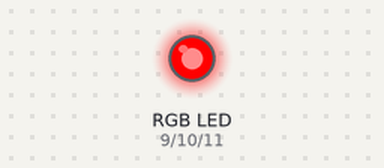
This sketch was run on a simulated Arduino Uno, built with avr-gcc and run on an emulated ATmega328P. Parts: an RGB LED mixed from three pins (HIGH = lit). Dim RGB values are drawn brighter than linear.

Above: at 0.05 s.
At 0.9 s:
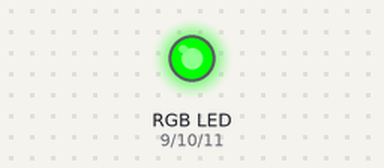
At 1.8 s:
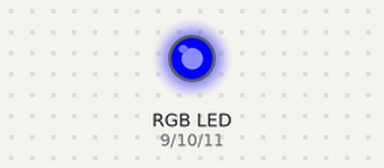
At 3.6 s:
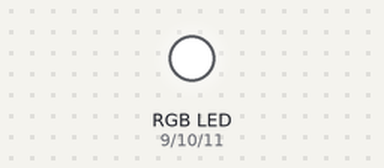
At 5.5 s:
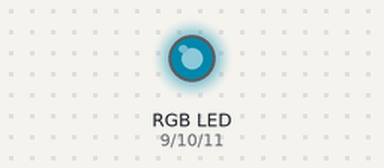
At 7.4 s:
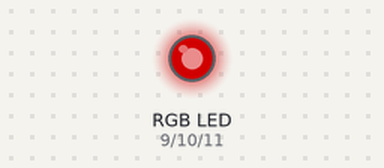
Timing chart, 0 to 9.7 s (numbered marks = the images above):
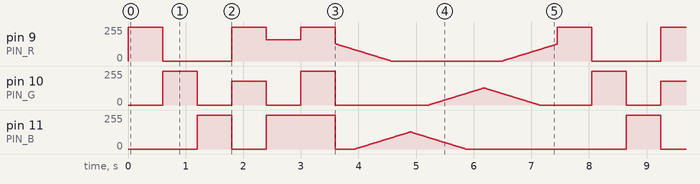

Measured:
- by itself, pin 9 (PIN_R), pin 10 (PIN_G), pin 11 (PIN_B): moves between 0/255 and 255/255, repeating every 7.4 s

The sketch:

u05-rgb-mix.ino
```cpp
/*
 * U05 · RGB LED 混色
 *
 * 目標：三路 PWM 各自控制，混出任意顏色。
 * 接線（10mm 共陰 RGB LED，最長那支是共同腳）：
 *   R 腳 ──[220Ω]── D9
 *   共陰腳 ── GND
 *   G 腳 ──[220Ω]── D10
 *   B 腳 ──[220Ω]── D11
 *
 * 共陰 = 共同腳接 GND，某一色給越大的值就越亮。
 * 若買到共陽版本，共同腳改接 5V，數值要反過來寫（255 - 值）。
 */

const int PIN_R = 9;
const int PIN_G = 10;
const int PIN_B = 11;

void setColor(int r, int g, int b) {
  analogWrite(PIN_R, r);
  analogWrite(PIN_G, g);
  analogWrite(PIN_B, b);
}

void setup() {
  pinMode(PIN_R, OUTPUT);
  pinMode(PIN_G, OUTPUT);
  pinMode(PIN_B, OUTPUT);
}

void loop() {
  setColor(255,   0,   0);  delay(600);   // 紅
  setColor(  0, 255,   0);  delay(600);   // 綠
  setColor(  0,   0, 255);  delay(600);   // 藍
  setColor(255, 180,   0);  delay(600);   // 橘（紅多綠少）
  setColor(160,   0, 255);  delay(600);   // 紫（紅藍相加）
  setColor(255, 255, 255);  delay(600);   // 白（三色全開）

  // 沿著色相環平滑轉一圈
  for (int hue = 0; hue < 256; hue++) {
    // 三個相位各差 1/3 圈，用三角波近似色相環
    int r = abs(((hue      ) % 256) - 128) * 2 - 128;
    int g = abs(((hue +  85) % 256) - 128) * 2 - 128;
    int b = abs(((hue + 170) % 256) - 128) * 2 - 128;
    setColor(constrain(r, 0, 255), constrain(g, 0, 255), constrain(b, 0, 255));
    delay(15);
  }
}
```
